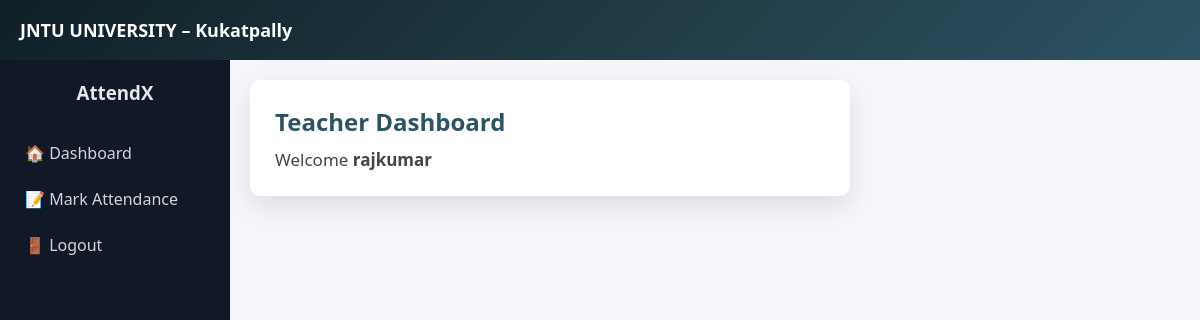
/teacher/dashboard/ (signed in), run on an earlier commit of the app's database.
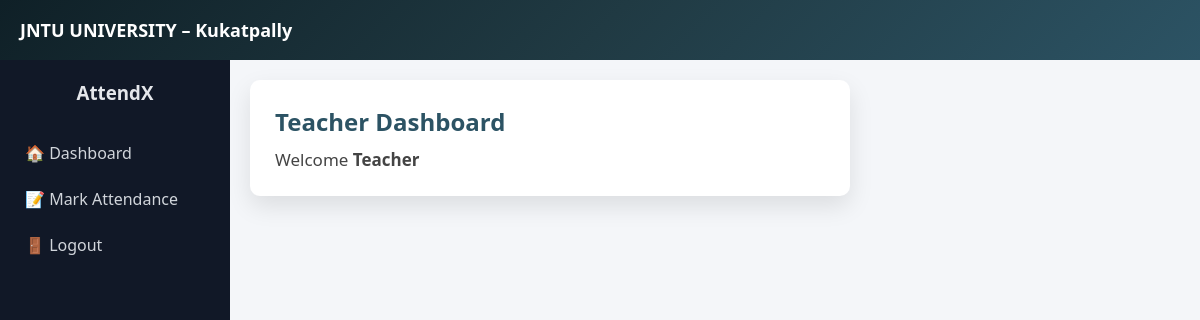
And on a later commit of the database.
### teacher/models.py (models this page shows, shortened)
class Teacher(models.Model):
    user=models.OneToOneField(User,on_delete=models.CASCADE)
    teacher_name=models.CharField(max_length=100)
    teacher_email = models.EmailField(max_length=100, blank=True, null=True)
    subjects = models.ManyToManyField(Subjects, blank=True)

### teacher/views.py (the view)
# urls.py: path('teacher/dashboard/', teacher_dashboard, name='teacher_dashboard'),
@login_required
def teacher_dashboard(request):
    try:
        teacher = Teacher.objects.get(user=request.user)
    except Teacher.DoesNotExist:
        return redirect('login')
    return render(request, 'teacher/teacher_dashboard.html', {
        'teacher': teacher})

### teacher/templates/teacher/teacher_dashboard.html (shortened to what this page needs)
<!DOCTYPE html>
<html lang="en">
<head>
</head>
<body>
<div class="header">
    JNTU UNIVERSITY – Kukatpally
</div>
<div class="container">
    <div class="sidebar" id="sidebar">
        <h3>AttendX</h3>
        <a href="#">🏠 Dashboard</a>
        <a href="{% url 'mark_attendance' %}">📝 Mark Attendance</a>
        <a href="{% url 'logout' %}">🚪 Logout</a>
    </div>
    <div class="main-content">
        <div class="card">
            <h2>Teacher Dashboard</h2>
            <p>Welcome <strong>{{ teacher.teacher_name }}</strong></p>
        </div>
    </div>
</div>
</body>
</html>

### teacher/templates/teacher/teacher_dashboard.html (style rules this page uses)
* { margin: 0; padding: 0; box-sizing: border-box; font-family: 'Segoe UI', Tahoma, Geneva, Verdana, sans-serif; }
body { background-color: #f4f6f9; }
.header { height: 60px; background: linear-gradient(135deg, #0f2027, #203a43, #2c5364); color: white; display: flex; align-items: center; justify-content: space-between; padding: 0 20px; font-size: 18px; font-weight: 600; }
.container { display: flex; height: calc(100vh - 60px); }
.sidebar { width: 230px; background-color: #111827; color: white; padding-top: 20px; transition: transform 0.3s ease; }
.sidebar h3 { text-align: center; margin-bottom: 25px; color: #e5e7eb; }
.sidebar a { display: block; padding: 12px 25px; color: #d1d5db; text-decoration: none; }
.main-content { flex: 1; padding: 20px; overflow-y: auto; }
.card { background: white; padding: 25px; border-radius: 10px; box-shadow: 0 10px 25px rgba(0, 0, 0, 0.1); max-width: 600px; }
.card h2 { color: #2c5364; margin-bottom: 10px; }
.card p { font-size: 17px; color: #444; }

What changed in the data, as far as the page shows it:
removed Teacher: teacher_name "rajkumar"
added Teacher: teacher_name "Teacher"
